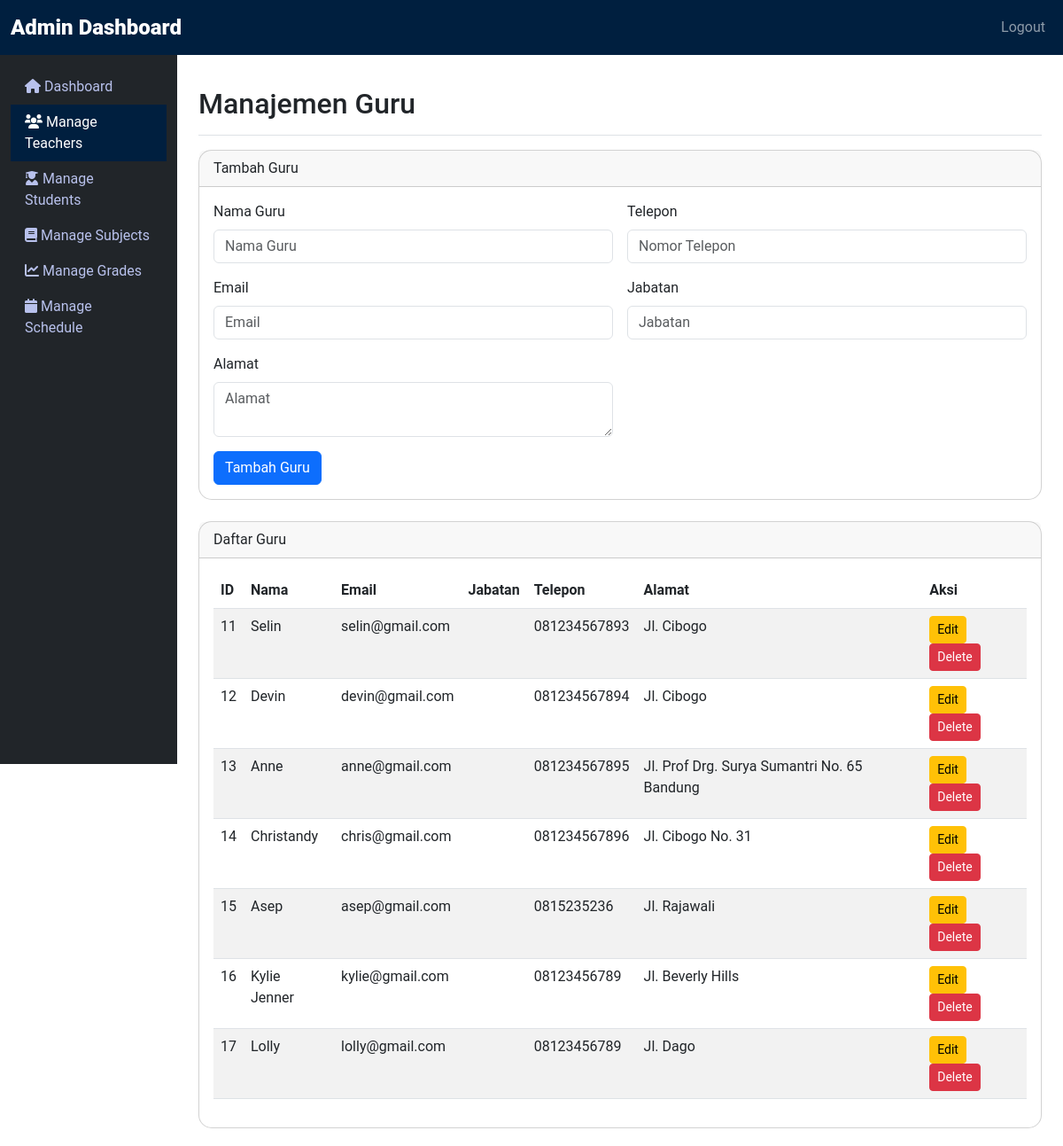
The page /admin/manage_teachers.php (signed in) on the database as committed earlier.
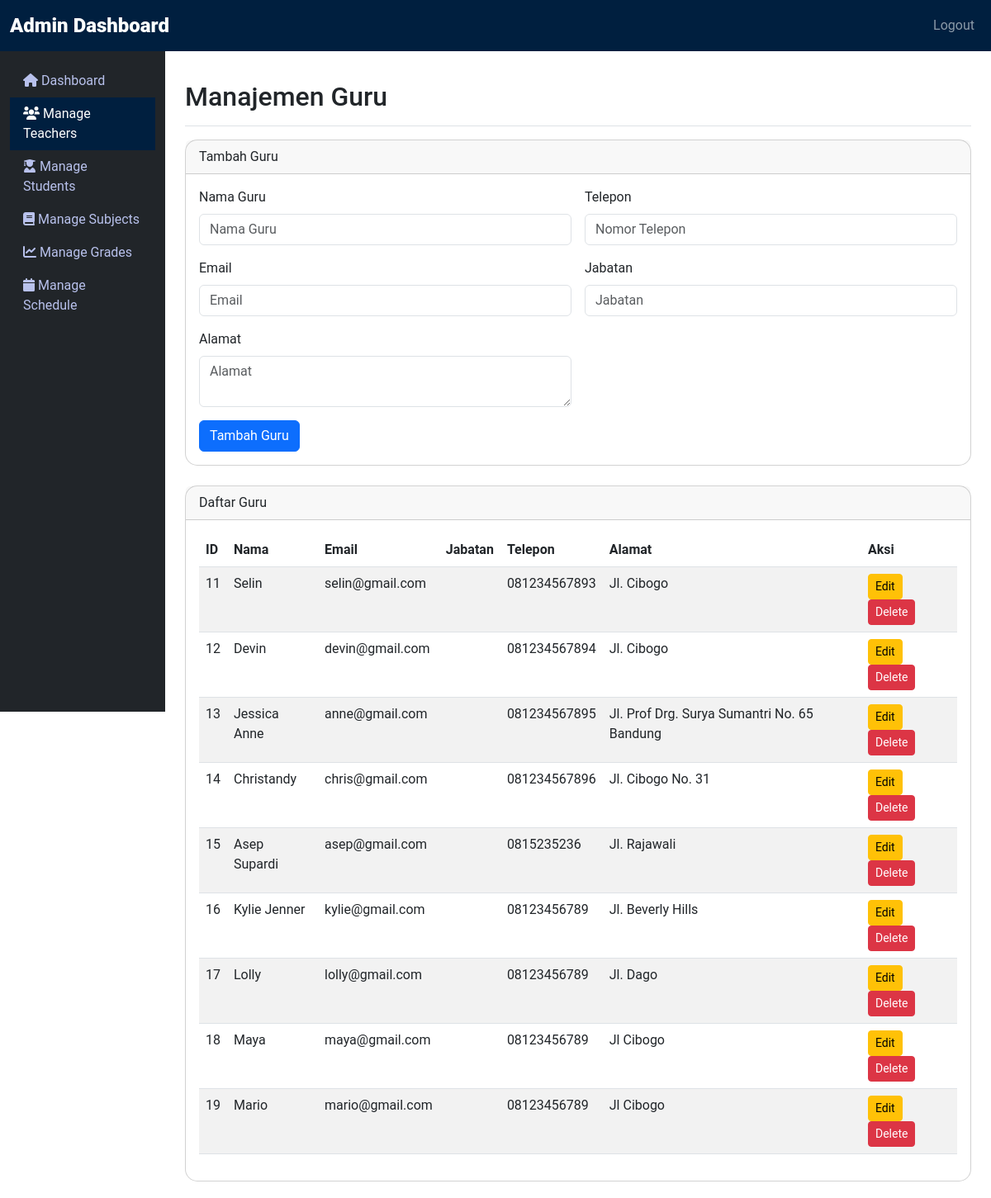
The same page on the database as committed later.
### tables this page shows
CREATE TABLE `guru` (
  `id` int(11) NOT NULL,
  `nama` varchar(100) NOT NULL,
  `role` enum('guru_biasa','guru_wali') DEFAULT 'guru_biasa',
  `telepon` varchar(15) DEFAULT NULL,
  `email` varchar(100) NOT NULL,
  `alamat` text DEFAULT NULL,
  `mata_pelajaran` varchar(100) DEFAULT NULL,
  `password` varchar(255) NOT NULL,
  `periode_id` int(11) DEFAULT NULL
);

### admin/manage_teachers.php (the view, shortened to what the changed rows need)
<?php
include '../includes/db.php';
?>
<!DOCTYPE html>
<html lang="id">
<head>
    <link href="https://cdn.jsdelivr.net/npm/bootstrap@5.3.0-alpha1/dist/css/bootstrap.min.css" rel="stylesheet">
    <link href="https://cdnjs.cloudflare.com/ajax/libs/font-awesome/6.0.0-beta3/css/all.min.css" rel="stylesheet">
    <link rel="stylesheet" href="admin_style.css">
</head>
<body>
    <div class="container-fluid">
        <div class="row">
            <main class="col-md-9 ms-sm-auto col-lg-10 px-md-4">
                <div class="d-flex justify-content-between flex-wrap flex-md-nowrap align-items-center pt-3 pb-2 mb-3 border-bottom">
                    <h1 class="h2">Manajemen Guru</h1>
                </div>
                <div class="card">
                    <div class="card-body">
                        <table class="table table-striped table-hover">
                            <thead>
                                <tr>
                                    <th>ID</th>
                                    <th>Nama</th>
                                    <th>Email</th>
                                    <th>Jabatan</th>
                                    <th>Telepon</th>
                                    <th>Alamat</th>
                                    <th>Aksi</th>
                                </tr>
                            </thead>
                            <tbody>
                                <?php
                                $stmt = $pdo->query("SELECT * FROM guru");
                                while ($row = $stmt->fetch(PDO::FETCH_ASSOC)) {
                                    echo "<tr>
                                            <td>{$row['id']}</td>
                                            <td>{$row['nama']}</td>
                                            <td>{$row['email']}</td>
                                            <td>{$row['jabatan']}</td>
                                            <td>{$row['telepon']}</td>
                                            <td>{$row['alamat']}</td>
                                            <td>
                                                <a href='manage_teachers.php?edit={$row['id']}' class='btn btn-warning btn-sm'>Edit</a>
                                                <a href='manage_teachers.php?delete={$row['id']}' class='btn btn-danger btn-sm'>Delete</a>
                                            </td>
                                        </tr>";
                                }
                                ?>
                            </tbody>
                        </table>
                    </div>
                </div>
            </main>
        </div>
    </div>
</body>
</html>

Rows that differ between the two databases and show on the page:
changed guru "anne@gmail.com": nama "Anne" → "Jessica Anne"
changed guru "asep@gmail.com": nama "Asep" → "Asep Supardi"
added guru: id "18", nama "Maya", email "maya@gmail.com", telepon "08123456789", alamat "Jl Cibogo"
added guru: id "19", nama "Mario", email "mario@gmail.com", telepon "08123456789", alamat "Jl Cibogo"
